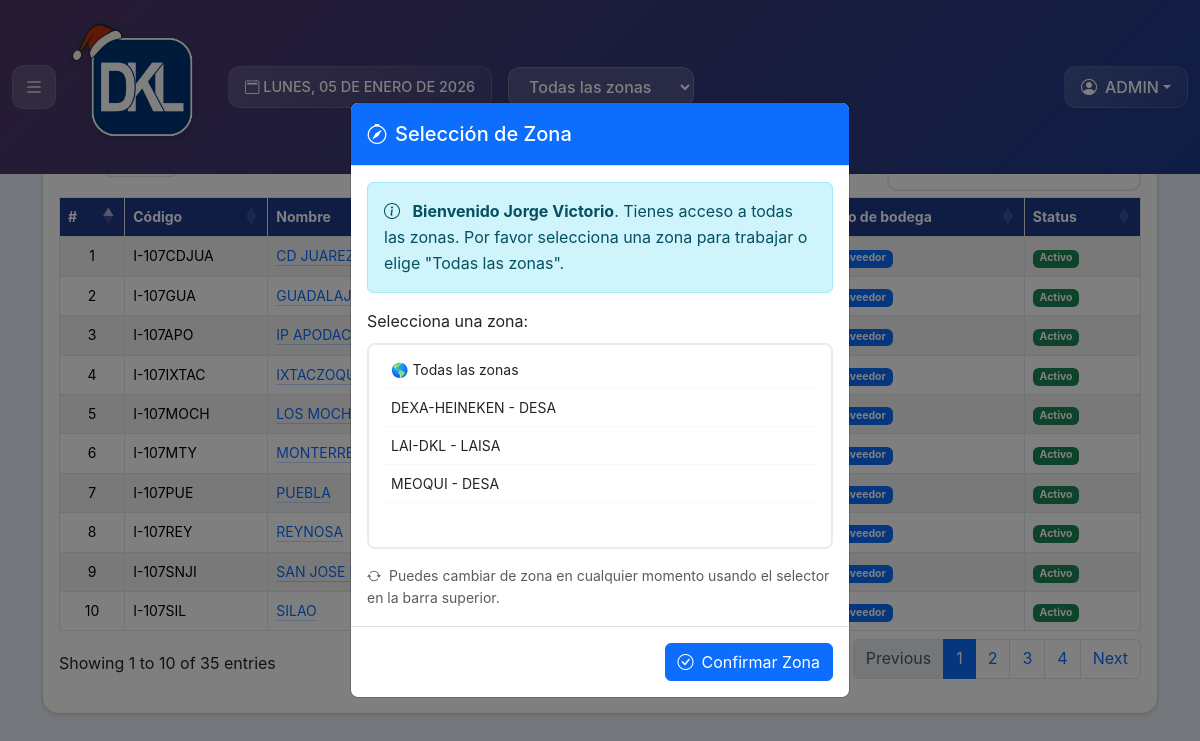
/index-2.php?p=reporte_bodegas (signed in), run on the app's committed database.
### tables this page shows
CREATE TABLE IF NOT EXISTS `usuarios` (
  `id_user` int NOT NULL AUTO_INCREMENT,
  `nombre` varchar(255) DEFAULT NULL,
  `correo` varchar(255) DEFAULT NULL,
  `usuario` varchar(255) DEFAULT NULL,
  `pass` varchar(255) DEFAULT NULL,
  `tipo` varchar(255) DEFAULT NULL,
  `fecha` timestamp NOT NULL DEFAULT CURRENT_TIMESTAMP,
  `a` varchar(255) DEFAULT '0',
  `b` varchar(255) NOT NULL DEFAULT '0',
  `c` varchar(255) NOT NULL DEFAULT '0',
  `d` varchar(255) NOT NULL DEFAULT '0',
  `e` varchar(255) NOT NULL DEFAULT '0',
  `f` varchar(255) NOT NULL DEFAULT '0',
  `g` varchar(255) NOT NULL DEFAULT '0',
  `a1` varchar(255) NOT NULL DEFAULT '0',
  `b1` varchar(255) NOT NULL DEFAULT '0',
  `c1` varchar(255) NOT NULL DEFAULT '0',
  `d1` varchar(255) NOT NULL DEFAULT '0',
  `e1` varchar(255) NOT NULL DEFAULT '0',
  `f1` varchar(255) NOT NULL DEFAULT '0',
  `g1` varchar(255) DEFAULT '0',
  `zona` varchar(255) DEFAULT NULL,
  `af` varchar(255) NOT NULL DEFAULT '0',
  `acr` varchar(255) NOT NULL DEFAULT '0',
  `acc` varchar(255) NOT NULL DEFAULT '0',
  `en_correo` varchar(255) NOT NULL DEFAULT '0',
  `prec` varchar(255) NOT NULL DEFAULT '0',
  `zona_adm` varchar(255) NOT NULL DEFAULT '0',
  `status` varchar(255) NOT NULL DEFAULT '1',
  PRIMARY KEY (`id_user`)
);

CREATE TABLE IF NOT EXISTS `direcciones` (
  `id_direc` int NOT NULL AUTO_INCREMENT,
  `id_us` varchar(255) DEFAULT NULL,
  `id_prov` varchar(255) DEFAULT NULL,
  `id_alma` varchar(255) DEFAULT NULL,
  `cod_al` varchar(255) DEFAULT NULL,
  `noma` varchar(255) DEFAULT NULL,
  `atencion` varchar(255) DEFAULT NULL,
  `calle` varchar(255) DEFAULT NULL,
  `c_postal` varchar(255) DEFAULT NULL,
  `numext` varchar(255) DEFAULT NULL,
  `numint` varchar(255) DEFAULT NULL,
  `pais` varchar(255) DEFAULT NULL,
  `estado` varchar(255) DEFAULT NULL,
  `mun` varchar(255) DEFAULT NULL,
  `colonia` varchar(255) DEFAULT NULL,
  `tel` varchar(255) DEFAULT NULL,
  `email` varchar(255) DEFAULT NULL,
  `obs` varchar(255) DEFAULT NULL,
  `status` varchar(255) DEFAULT '1',
  PRIMARY KEY (`id_direc`)
);

### config/conexiones.php (called while the page is built, shortened)
<?php
function isSudoSession() {
    return isset($_SESSION['original_admin']);
}
?>

### mod/reporte_bodegas.php (the view, shortened to what this page needs)
<div class="container mt-2">
<div class="card shadow-sm">
    <h5 class="card-header encabezado-col text-white">Reporte de productos con movimientos</h5>
    <div class="card-body">
        <div class="mb-3">
            <div class="table-responsive">
                <table class="table table-striped table-bordered table-hover" id="miTabla" style="width:100%">
                    <thead>
                        <tr>
                            <th>#</th>
                            <th data-priority="1">Código</th>
                            <th>Nombre</th>
                            <th>Tipo de bodega</th>
                            <th>Status</th>
                        </tr>
                    </thead>
                    <tbody>
                        <?php
                        $Contador = 0;
                        $Bodegas0 = $conn_mysql->query("SELECT * FROM direcciones");
                        while ($Bodegas1 = mysqli_fetch_array($Bodegas0)) {
                            $Contador++;
                            ?>
                            <tr>
                                <td class="text-center"><?= $Contador ?></td>
                                <td><?= htmlspecialchars($Bodegas1['cod_al']) ?></td>
                                <td>
                                     <a class="link-primary link-offset-2 link-underline-opacity-25 link-underline-opacity-100-hover" href="?p=rp_bodega&id=<?= $Bodegas1['id_direc'] ?>" class="text-primary">
                            <?= htmlspecialchars($Bodegas1['noma']) ?>
                        </a>
                                </td>
                                <td><span class="badge bg-<?= ($Bodegas1['id_prov'] == '')  ?  'purple text-dark' : 'primary'?>"><?= ($Bodegas1['id_prov'] == '')  ? 'Cliente' : 'Proveedor' ?></span></td>
                                <td><span class="badge bg-<?= ($Bodegas1['status'] ?? 0) == 1 ? 'success' : 'danger' ?>"><?= ($Bodegas1['status'] ?? 0) == 1 ? 'Activo' : 'Inactivo' ?></span></td>
                            </tr>
                            <?php
                        }
                        ?>
                    </tbody>
                </table>
            </div>
        </div>
    </div>
</div>
</div>

### index-2.php (shortened to what this page needs)
<?php
include "config/conexiones.php";
if(!isset($p)){
  $p = "inicio";
}else{
  $p = $p;
}
?>
<!DOCTYPE html>
<html data-bs-theme="light" lang="es">
<head>
    <link href="https://cdn.jsdelivr.net/npm/bootstrap@5.3.3/dist/css/bootstrap.min.css" rel="stylesheet">
    <link rel="stylesheet" href="https://cdn.jsdelivr.net/npm/bootstrap-icons@1.11.3/font/bootstrap-icons.min.css">
<link href="https://cdn.jsdelivr.net/npm/select2@4.1.0-rc.0/dist/css/select2.min.css" rel="stylesheet" />
<link rel="stylesheet" href="https://cdn.datatables.net/1.13.6/css/dataTables.bootstrap5.min.css">
<link rel="stylesheet" href="https://cdn.datatables.net/responsive/2.2.9/css/responsive.dataTables.min.css">
<link rel="stylesheet" href="https://cdn.datatables.net/buttons/2.4.2/css/buttons.dataTables.min.css">
<link rel="stylesheet" href="https://cdn.datatables.net/fixedheader/3.3.2/css/fixedHeader.dataTables.min.css">
<link rel="stylesheet" href="config/stil.css">
</head>
<body>
<?php
if(isset($_SESSION['id_cliente'])){
    $Pruev0 = $conn_mysql->query("SELECT * FROM usuarios where id_user = '".$_SESSION['id_cliente']."'");
    $Pruev1 = mysqli_fetch_array($Pruev0);
    $Usuario = $Pruev1['nombre'];
    $zona_user = $Pruev1['zona'];
    $dias = array("DOMINGO","LUNES","MARTES","MIÉRCOLES","JUEVES","VIERNES","SÁBADO");
    $meses = array("ENERO","FEBRERO","MARZO","ABRIL","MAYO","JUNIO","JULIO","AGOSTO","SEPTIEMBRE","OCTUBRE","NOVIEMBRE","DICIEMBRE");
    $numero_dia = date('w');
    $dia = date('d');
    $numero_mes = date('n') - 1;
    $anio = date('Y');
    $fecha_formateada = $dias[$numero_dia] . ", " . $dia . " DE " . $meses[$numero_mes] . " DE " . $anio;
    ?>
    <?php
    $logos = ($zona_user == 0) ? $_SESSION['selected_zone'] : $zona_user ;
    ?>
<nav class="navbar navbar-expand-lg encabezado">
    <div class="container-fluid">
        <div class="d-flex align-items-center w-100">
            <button id="menu-btn" class="menu-btn-header me-2 me-md-3">
                <i class="bi bi-list fs-5"></i>
            </button>
            <a class="navbar-brand me-auto me-md-3" href="?p=inicio">
                <img src="img/logos/logo<?=$logos?>.png" alt="Logo" class="img-fluid">
            </a>
            <div class="date-display me-2 me-md-3 d-none d-lg-block">
                <i class="bi bi-calendar2"></i> <?=$fecha_formateada?>
            </div>
            <div class="zone-selector me-2 me-md-3">
                <form id="zoneForm" method="post" action="procesar_zona.php">
                    <select class="sleczone" name="selected_zone" id="zoneSelect">
                        <?php
                        if ($zona_user == 0) {
                            $zones_query = mysqli_query($conn_mysql, "SELECT * FROM zonas WHERE status = 1 ORDER BY nom");
                            if (!$zones_query) {
                                echo '<option value="0" selected>Todas</option>';
                                error_log("Error al cargar zonas: " . mysqli_error($conn_mysql));
                            } else {
                                $selected_zone = $_SESSION['selected_zone'] ?? '0';
                                echo '<option value="0"' . ($selected_zone === '0' ? ' selected' : '') . '>Todas las zonas</option>';
                            }
                        }
                        ?>
                    </select>
                </form>
            </div>
            <div class="user-dropdown ms-auto">
                <div class="dropdown">
                    <button class="btn dropdown-toggle d-flex align-items-center <?= isSudoSession() ? 'btn-warning' : '' ?>"
                        type="button" id="userDropdown" data-bs-toggle="dropdown" aria-expanded="false">
                        <i class="bi bi-person-circle me-2"></i>
                        <span>
                            <?= $Pruev1['usuario'] ?>
                        </span>
                    </button>
                    </div>
                </div>
            </div>
        </div>
    </nav>
<?php if ($zona_user === '0' && (!isset($_SESSION['zona_inicial_seleccionada']) || $_SESSION['zona_inicial_seleccionada'] !== true)): ?>
<div class="modal fade" id="zonaInicialModal" data-bs-backdrop="static" data-bs-keyboard="false" tabindex="-1" aria-labelledby="zonaInicialModalLabel" aria-hidden="true">
    <div class="modal-dialog modal-dialog-centered">
        <div class="modal-content">
            <div class="modal-header bg-primary text-white">
                <h5 class="modal-title" id="zonaInicialModalLabel">
                    <i class="bi bi-compass me-2"></i>Selección de Zona
                </h5>
            </div>
            <div class="modal-body">
                <div class="alert alert-info">
                    <i class="bi bi-info-circle me-2"></i>
                    <strong>Bienvenido <?= $Usuario ?></strong>. Tienes acceso a todas las zonas. Por favor selecciona una zona para trabajar o elige "Todas las zonas".
                </div>
                <div class="mb-3">
                    <label for="zonaInicialSelect" class="form-label">Selecciona una zona:</label>
                    <select class="form-select" id="zonaInicialSelect" size="5">
                        <option value="0">🌎 Todas las zonas</option>
                        <?php
                        $zones_query = mysqli_query($conn_mysql, "SELECT * FROM zonas WHERE status = 1 ORDER BY nom");
                        while ($zone = mysqli_fetch_assoc($zones_query)) {
                            echo '<option value="' . $zone['id_zone'] . '">' .
                                 htmlspecialchars($zone['nom']) . ' - ' .
                                 htmlspecialchars($zone['PLANTA']) . '</option>';
                        }
                        ?>
                    </select>
                </div>
                <div class="form-text">
                    <i class="bi bi-arrow-repeat me-1"></i>
                    Puedes cambiar de zona en cualquier momento usando el selector en la barra superior.
                </div>
            </div>
            <div class="modal-footer">
                <button type="button" class="btn btn-primary" id="confirmZonaBtn">
                    <i class="bi bi-check-circle me-2"></i>Confirmar Zona
                </button>
            </div>
        </div>
    </div>
</div>
<?php endif; ?>
 <div class="contenido">
<?php
if(file_exists("mod/".$p.".php")){
    include "mod/".$p.".php";
} else if ($p == "sudo_login") {
    include "mod/sudo_login.php";
} else if ($p == "sudo_logout") {
    include "mod/sudo_logout.php";
} else {
  ?>
  <div class="error mx-auto" data-text="404">404</div>
  <?php
  echo "<i>No se ha encontrado el modulo <b>".$p."</b> <a href='./'>Regresar</a></i>";
}
?>
<?php
}?>
</div>
</body>
</html>

### config/stil.css (style rules this page uses)
:root { --color-primario: #1E3A8A; --color-secundario: #3B82F6; --color-fondo: #E9EEF6; --color-texto: #1F2937; --color-bordes: #E5E7EB; --color-acento: #f8f9fa; --bs-purple: #a370f7; --bs-purple-rgb: 163, 112, 247; --bs-purple-text: #a370f7; --bs-purple-bg-subtle: #e2d9f3; --bs-purple-border-subtle: #c5b3e6; --bs-orange: #FF6B00; --bs-orange-rgb: 255, 107, 0; --bs-orange-text: #D45A00; --bs-orange-bg-subtle: #FFE8D6; --bs-orange-border-subtle: #FFC399; --bs-teal: #008080; --bs-teal-rgb: 0, 128, 128; --bs-teal-text: #006666; --bs-teal-bg-subtle: #e0f2f2; --bs-teal-border-subtle: #b3d9d9; --bs-slate: #64748b; --bs-slate-rgb: 100, 116, 139; --bs-slate-text: #475569; --bs-slate-bg-subtle: #f1f5f9; --bs-slate-border-subtle: #e2e8f0; --bs-slate-dark: #475569; --bs-slate-darker: #334155; --bs-indigo: #6f73d2; --bs-indigo-rgb: 111, 115, 210; --bs-indigo-text: #5a5eac; --bs-indigo-bg-subtle: #e8e9f7; --bs-indigo-border-subtle: #d1d3ee; --primary-color: #4e73df; --success-color: #1cc88a; --warning-color: #f6c23e; --info-color: #36b9cc; --dark-color: #5a5c69; --light-color: #f8f9fc; }
body { background-color: var(--color-fondo) !important; font-family: -apple-system, BlinkMacSystemFont, 'Segoe UI', Roboto, 'Helvetica Neue', Arial, sans-serif; line-height: 1.6; }
.contenido { margin-top: 80px; }
.encabezado { position: fixed; top: 0; left: 0; right: 0; z-index: 1030; width: 100%; background: linear-gradient(135deg, #4F3766 0%, var(--color-primario) 100%) !important; box-shadow: var(--shadow-md); padding: 0.75rem 0; backdrop-filter: blur(10px); }
.encabezado img { width: auto; height: auto; display: block; margin: auto; }
.encabezado .navbar-brand img { width: 140px; transition: transform 0.3s cubic-bezier(0.4, 0, 0.2, 1); filter: drop-shadow(0 2px 4px rgba(0, 0, 0, 0.2)); }
.encabezado .date-display { color: white; font-weight: 500; background: linear-gradient(135deg, rgba(255, 255, 255, 0.15) 0%, rgba(255, 255, 255, 0.05) 100%); backdrop-filter: blur(5px); border: 1px solid rgba(255, 255, 255, 0.1); padding: 0.5rem 1rem; border-radius: 12px; display: inline-flex; align-items: center; gap: 0.5rem; font-size: 0.9rem; }
.encabezado .menu-btn-header { background: rgba(255, 255, 255, 0.15); border: 1px solid rgba(255, 255, 255, 0.1); color: white; width: 44px; height: 44px; border-radius: 12px; display: flex; align-items: center; justify-content: center; transition: all 0.3s ease; backdrop-filter: blur(5px); }
.encabezado .user-dropdown .btn { color: white; font-weight: 500; background: linear-gradient(135deg, rgba(255, 255, 255, 0.15) 0%, rgba(255, 255, 255, 0.05) 100%); border: 1px solid rgba(255, 255, 255, 0.1); border-radius: 12px; padding: 0.5rem 1rem; transition: all 0.3s ease; backdrop-filter: blur(5px); }
.encabezado .zone-selector { margin-right: 1rem; }
.encabezado .zone-selector .sleczone { background: rgba(255, 255, 255, 0.15); border: 1px solid rgba(255, 255, 255, 0.2); color: white; border-radius: 12px; padding: 0.5rem 1rem; font-weight: 500; cursor: pointer; transition: all 0.3s ease; backdrop-filter: blur(5px); max-width: 200px; }
option { width: 100%; font-size: 14px; padding: 12px; }
.encabezado .zone-selector option { margin: 5px; background-color: #ffffff; color: #25292d; transition: .3s ease; }
.card { background-color: white; border-radius: 16px; box-shadow: var(--shadow-sm); overflow: hidden; transition: transform 0.3s ease, box-shadow 0.3s ease; }
table { border-color: var(--color-bordes) !important; }
th { background-color: var(--color-primario) !important; color: white !important; font-size: 14px; }
td { font-size: 14px; }
#zonaInicialSelect { border: 2px solid #e9ecef; border-radius: 8px; transition: border-color 0.15s ease-in-out; }
#zonaInicialSelect option { padding: 10px; border-bottom: 1px solid #f8f9fa; cursor: pointer; }
.modal[data-bs-backdrop="static"] { pointer-events: none; }
.modal[data-bs-backdrop="static"] .modal-content { pointer-events: all; }
.encabezado-col { background-color: var(--color-primario) !important; color: white !important; }

### data on the page
usuarios: selected_zone "Todas las zonas", usuario "ADMIN", nombre "Jorge Victorio"
direcciones: cod_al "I-107CDJUA", noma "CD JUAREZ", shows "Proveedor", status "Activo"
direcciones: cod_al "I-107GUA", noma "GUADALAJARA", shows "Proveedor", status "Activo"
direcciones: cod_al "I-107APO", noma "IP APODACA", shows "Proveedor", status "Activo"
direcciones: cod_al "I-107IXTAC", noma "IXTACZOQUITLAN", shows "Proveedor", status "Activo"
direcciones: cod_al "I-107MOCH", noma "LOS MOCHIS", shows "Proveedor", status "Activo"
direcciones: cod_al "I-107MTY", noma "MONTERREY", shows "Proveedor", status "Activo"
direcciones: cod_al "I-107PUE", noma "PUEBLA", shows "Proveedor", status "Activo"
direcciones: cod_al "I-107REY", noma "REYNOSA", shows "Proveedor", status "Activo"
direcciones: cod_al "I-107SNJI", noma "SAN JOSE ITURBIDE", shows "Proveedor", status "Activo"
direcciones: cod_al "I-107SIL", noma "SILAO", shows "Proveedor", status "Activo"
